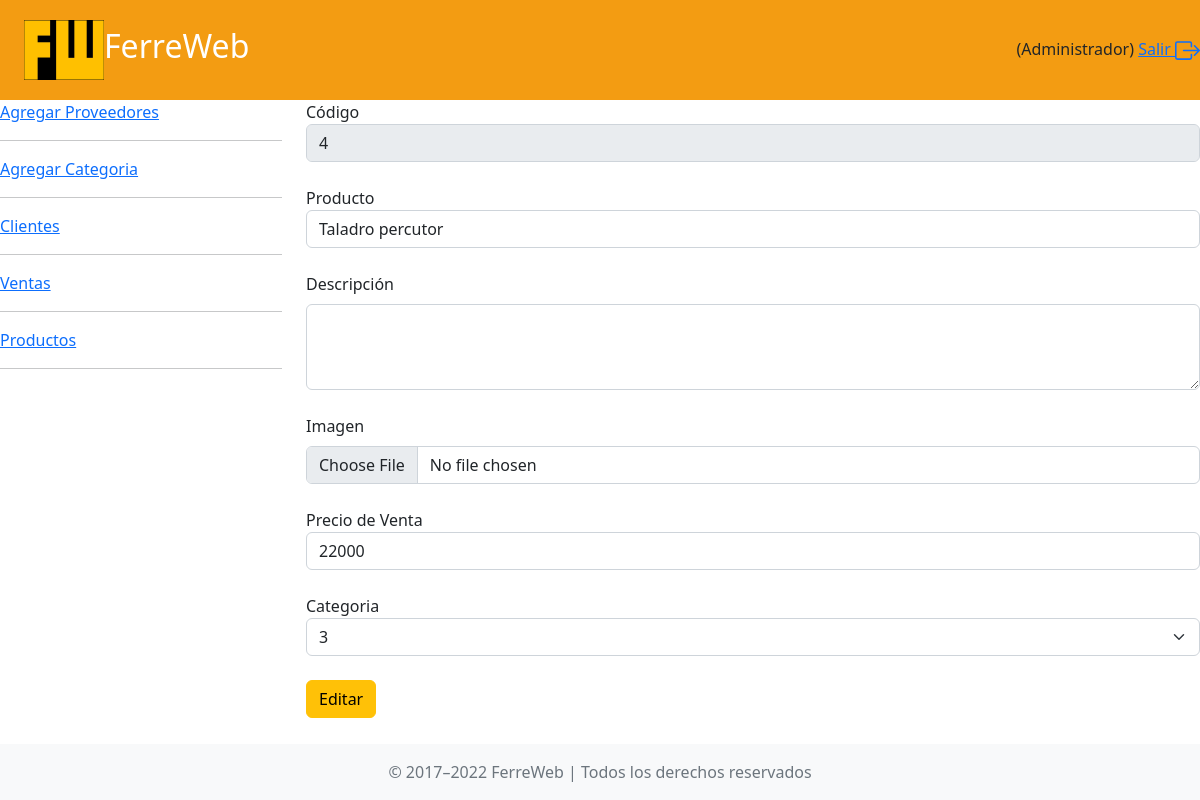
Page /editar_producto.php?codigo=4 on the committed database.
### tables this page shows
CREATE TABLE `producto` (
  `codigo` int(11) NOT NULL,
  `producto` varchar(100) NOT NULL,
  `descripcion` mediumtext DEFAULT NULL,
  `imagen` longblob DEFAULT NULL,
  `precio_venta` double(11,2) NOT NULL,
  `idCategoria` int(11) NOT NULL
);

### editar_producto.php (the view, shortened to what this page needs)
<?php
    $db = new Database();
    $connection = $db->connect();
    $codigo = $_GET["codigo"];
    $consulta = $connection->prepare("SELECT * FROM producto WHERE codigo=:codigo");
    $consulta->execute(["codigo"=>$codigo]);
    $productos = $consulta->fetch(PDO::FETCH_ASSOC);
?>
<!DOCTYPE html>
<html lang="en">
<head>
    <link href="https://cdn.jsdelivr.net/npm/bootstrap@5.2.3/dist/css/bootstrap.min.css" rel="stylesheet">
</head>
<body>
<?php
include "header_admin.php"
?>
    <div class="container-fluit">
        <div class="row">
        <?php include "menu.php" ?>
            <div class="col-9">
                <form action="guardar_producto.php" method="post" enctype="multipart/form-data">
                <label for="producto">Código</label>
                    <input class="form-control" type="text" placeholder="" id="codigo" name="codigo" value="<?php echo $productos["codigo"] ?>" disabled aria-label="default input example">
                    <br>
                    <label for="producto">Producto</label>
                    <input class="form-control" type="text" placeholder="Producto" id="producto" name="producto" value="<?php echo $productos["producto"] ?>" aria-label="default input example">
                    <br>
                    <label for="exampleFormControlTextarea1" class="form-label">Descripción</label>
                    <textarea class="form-control" id="exampleFormControlTextarea1" name="descripcion" value="<?php echo $productos["descripcion"] ?>" rows="3"></textarea>
                    <br>
                    <label for="formFile" class="form-label">Imagen</label>
                    <input class="form-control" type="file" id="formFile" name="imagen">
                    <br>
                    <label for="">Precio de Venta</label>
                    <input class="form-control" type="number" placeholder="Precio de venta" name="p_venta" value="<?php echo $productos["precio_venta"] ?>" aria-label="default input example">
                    <br>
                    <label for="">Categoria</label>
                    <select class="form-select" aria-label="Default select example" name="categoria">
                        <option selected><?php echo $productos["idCategoria"] ?></option>
                    </select>
                    <br>
                    <button type="submit" class="btn btn-warning">Editar</button>
                    <br>
                    <br>
                    <br>
                </form>
            </div>
        </div>
    </div>
    <?php include "./footer.php"
?>
</body>
</html>

### rows in the picture
producto: codigo "4", producto "Taladro percutor", p_venta "22000", categoria "3"
